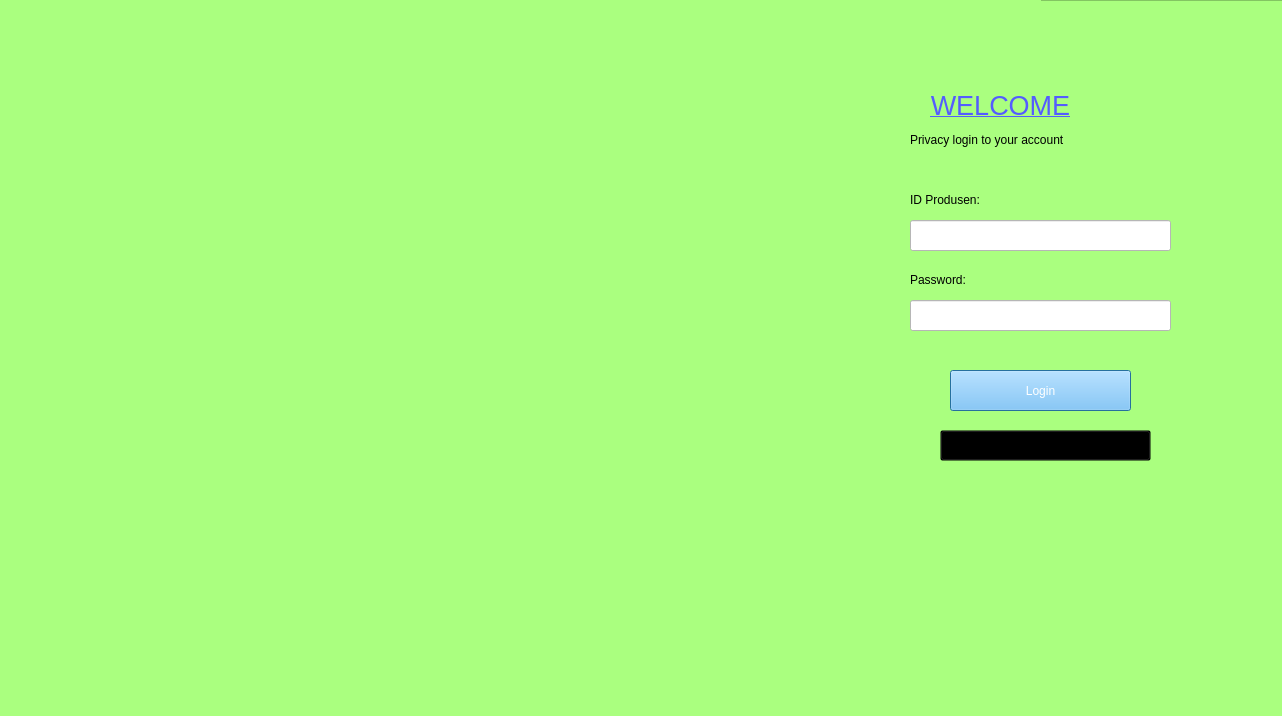
<?xml version="1.0" encoding="UTF-8"?>
<ui version="4.0">
 <class>Dialog</class>
 <widget class="QDialog" name="Dialog">
  <property name="geometry">
   <rect>
    <x>0</x>
    <y>0</y>
    <width>1282</width>
    <height>716</height>
   </rect>
  </property>
  <property name="windowTitle">
   <string>Dialog</string>
  </property>
  <property name="sizeGripEnabled">
   <bool>false</bool>
  </property>
  <widget class="QFrame" name="frame">
   <property name="geometry">
    <rect>
     <x>-10</x>
     <y>0</y>
     <width>1311</width>
     <height>721</height>
    </rect>
   </property>
   <property name="styleSheet">
    <string notr="true">background-color: rgb(170, 255, 127);</string>
   </property>
   <property name="frameShape">
    <enum>QFrame::StyledPanel</enum>
   </property>
   <property name="frameShadow">
    <enum>QFrame::Raised</enum>
   </property>
   <widget class="QLabel" name="labelLogin">
    <property name="geometry">
     <rect>
      <x>-300</x>
      <y>0</y>
      <width>1351</width>
      <height>771</height>
     </rect>
    </property>
    <property name="styleSheet">
     <string notr="true">image: url(:/newPrefix/Secure login-pana.png);</string>
    </property>
    <property name="text">
     <string/>
    </property>
   </widget>
   <widget class="QLabel" name="label_7">
    <property name="geometry">
     <rect>
      <x>910</x>
      <y>80</y>
      <width>201</width>
      <height>51</height>
     </rect>
    </property>
    <property name="styleSheet">
     <string notr="true">background-color: rgb(170, 255, 127);
text-decoration: underline;
font: 75 8pt &quot;MS Shell Dlg 2&quot;;
color: rgb(84, 92, 255);
font: 8pt &quot;Sitka Small&quot;;</string>
    </property>
    <property name="text">
     <string>&lt;html&gt;&lt;head/&gt;&lt;body&gt;&lt;p align=&quot;center&quot;&gt;&lt;span style=&quot; font-size:20pt;&quot;&gt;WELCOME&lt;/span&gt;&lt;/p&gt;&lt;/body&gt;&lt;/html&gt;</string>
    </property>
   </widget>
   <widget class="QLabel" name="label_8">
    <property name="geometry">
     <rect>
      <x>920</x>
      <y>130</y>
      <width>201</width>
      <height>21</height>
     </rect>
    </property>
    <property name="styleSheet">
     <string notr="true">background-color: rgb(170, 255, 127);</string>
    </property>
    <property name="text">
     <string>&lt;html&gt;&lt;head/&gt;&lt;body&gt;&lt;p&gt;&lt;span style=&quot; font-size:9pt;&quot;&gt;Privacy login to your account&lt;/span&gt;&lt;/p&gt;&lt;/body&gt;&lt;/html&gt;</string>
    </property>
   </widget>
   <widget class="QLabel" name="label_10">
    <property name="geometry">
     <rect>
      <x>920</x>
      <y>190</y>
      <width>181</width>
      <height>21</height>
     </rect>
    </property>
    <property name="styleSheet">
     <string notr="true">background-color: rgb(170, 255, 127);</string>
    </property>
    <property name="text">
     <string>&lt;html&gt;&lt;head/&gt;&lt;body&gt;&lt;p&gt;&lt;span style=&quot; font-size:9pt;&quot;&gt;ID Produsen:&lt;/span&gt;&lt;/p&gt;&lt;/body&gt;&lt;/html&gt;</string>
    </property>
   </widget>
   <widget class="QLineEdit" name="leID">
    <property name="geometry">
     <rect>
      <x>920</x>
      <y>220</y>
      <width>261</width>
      <height>31</height>
     </rect>
    </property>
    <property name="styleSheet">
     <string notr="true">background-color: rgb(255, 255, 255);</string>
    </property>
   </widget>
   <widget class="QLabel" name="label_11">
    <property name="geometry">
     <rect>
      <x>920</x>
      <y>270</y>
      <width>181</width>
      <height>21</height>
     </rect>
    </property>
    <property name="styleSheet">
     <string notr="true">background-color: rgb(170, 255, 127);</string>
    </property>
    <property name="text">
     <string>&lt;html&gt;&lt;head/&gt;&lt;body&gt;&lt;p&gt;&lt;span style=&quot; font-size:9pt;&quot;&gt;Password:&lt;/span&gt;&lt;/p&gt;&lt;/body&gt;&lt;/html&gt;</string>
    </property>
   </widget>
   <widget class="QLineEdit" name="lePasspro">
    <property name="geometry">
     <rect>
      <x>920</x>
      <y>300</y>
      <width>261</width>
      <height>31</height>
     </rect>
    </property>
    <property name="styleSheet">
     <string notr="true">background-color: rgb(255, 255, 255);</string>
    </property>
    <property name="echoMode">
     <enum>QLineEdit::Password</enum>
    </property>
   </widget>
   <widget class="QPushButton" name="login">
    <property name="geometry">
     <rect>
      <x>960</x>
      <y>370</y>
      <width>181</width>
      <height>41</height>
     </rect>
    </property>
    <property name="styleSheet">
     <string notr="true">background-color: rgb(111, 193, 255);
color: rgb(255, 255, 255);
font: 15pt &quot;Times New Roman&quot;;</string>
    </property>
    <property name="text">
     <string>Login</string>
    </property>
   </widget>
   <widget class="QPushButton" name="kembali">
    <property name="geometry">
     <rect>
      <x>950</x>
      <y>430</y>
      <width>211</width>
      <height>31</height>
     </rect>
    </property>
    <property name="font">
     <font>
      <family>Times New Roman</family>
      <pointsize>12</pointsize>
     </font>
    </property>
    <property name="styleSheet">
     <string notr="true">background-color: rgba(0,0,0,0);</string>
    </property>
    <property name="text">
     <string>Kembali ke menu utama </string>
    </property>
   </widget>
  </widget>
 </widget>
 <resources>
  <include location="res.qrc"/>
  <include location="tes.qrc"/>
 </resources>
 <connections/>
</ui>
